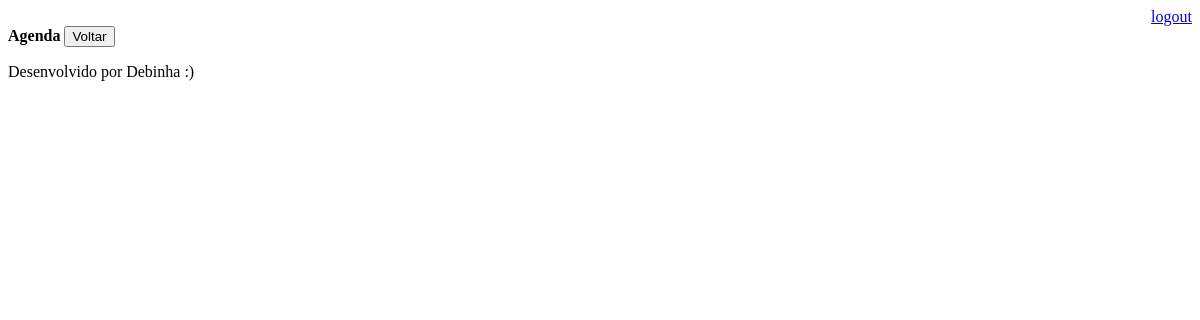
Before: /agenda/eventos_passados/ (signed in) with the older database file.
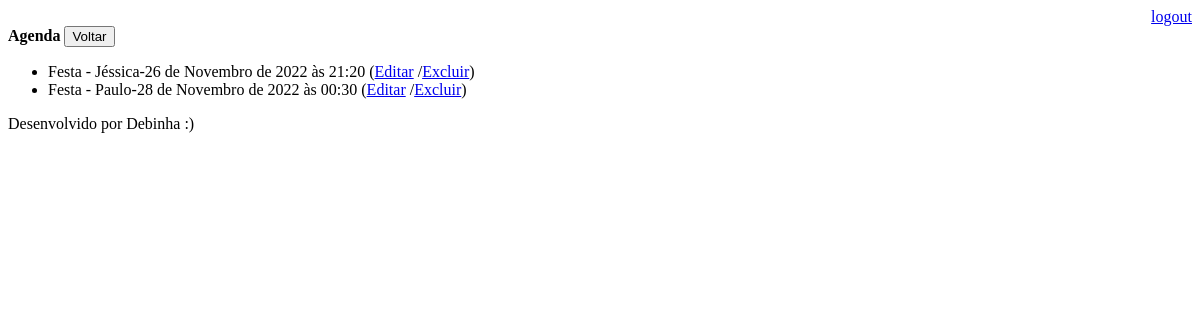
After: the same page with the newer database file.
### app/models.py (models this page shows, shortened)
class Evento (models.Model):
    titulo = models.CharField(max_length=100)
    descricao = models.TextField(blank=True, null=True)
    data_evento = models.DateTimeField(verbose_name = 'Data do Evento')
    data_criacao = models.DateTimeField(auto_now=True)
    usuario = models.ForeignKey(User, on_delete = models.CASCADE)
    local = models.TextField(blank=True, null=True)
    class Meta:
        db_table = 'evento'

### app/views.py (the view)
# urls.py: path('agenda/eventos_passados/', views.eventos_passados),
@login_required(login_url='/login/')
def eventos_passados(request):
    usuario = request.user
    data_atual = datetime.now()
    evento = Evento.objects.filter(usuario=usuario,
                                   data_evento__lt=data_atual)
    response = {'eventos': evento}
    return render(request, 'eventos_passados.html', response)

### templates/eventos_passados.html
{% extends "model-page.html" %}
{% block content %}
    <a href="/">
        <button>Voltar</button>
    </a>
    <ul>
        {% for evento in eventos %}
            <li>
                <div>
                    {{evento.titulo}}-{{evento.data_evento}}
                    (<a href="evento/?id={{evento.id}}">Editar</a>
                    /<a href = "evento/delete/{{evento.id}}">Excluir</a>)
                </div>
            </li>
        {% endfor %}
    </ul>
{% endblock %}

### templates/model-page.html
<!DOCTYPE html>
<html>
    <head>
        {% include "model-header.html" %}
    </head>
    <body>
        <b>Agenda</b>
        {% block content %} {% endblock %}
        {% include "model-footer.html" %}
    </body>
</html>

### templates/model-header.html (shortened to what this page needs)
<head>
    <div style="text-align:right;"><a href="/logout">logout</a></div>
</head>

### templates/model-footer.html
<footer>
    <p>Desenvolvido por Debinha :)</p>
</footer>

Changed rows visible on the page:
added Evento: titulo "Festa - Jéssica", data_evento "26 de Novembro de 2022 às 21:20"
added Evento: titulo "Festa - Paulo", data_evento "28 de Novembro de 2022 às 00:30"
